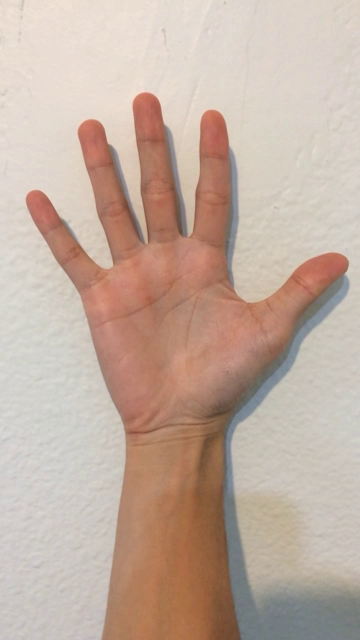
#> input picture frame 19 of code/videos/a.mov, 360 x 640 px, given in place of face.mov, which was not available
$ python vidutils.py   (Python 2 division)   (older library calls are emulated)
#> lines starting #> are read from the running program, lines starting #| are printed output that depends on the picture; after the words box and inside, x2 and y2 are one past the last pixel; in counts of white or black regions, pixels touching at a corner belong together; pictures that were not available may be replaced by others from this repository, and a replacement may not be noted
import cv2
from contextlib import contextmanager
import numpy as np

PRIMARY_CAMERA = 0


@contextmanager
def _vid_capture(source=0):
    """Wrapper to manage access to a video feed or file.

    Arguments:
      source (optional): specifies either the name of a video file or the
        index of a camera to read from (default).
    """

    cap = cv2.VideoCapture(source)
    yield cap

    # Clean up
    cap.release()
    cv2.destroyAllWindows()


def _vid_props(video):
    """Retrieves various video properties."""

    return {'fourcc': int(video.get(cv2.cv.CV_CAP_PROP_FOURCC)),
            'fps':    int(video.get(cv2.cv.CV_CAP_PROP_FPS)),
            'width':  int(video.get(cv2.cv.CV_CAP_PROP_FRAME_WIDTH)),
            'height': int(video.get(cv2.cv.CV_CAP_PROP_FRAME_HEIGHT))}


def measure(source, f):
    with _vid_capture(source) as cap:
        frames = iter(lambda: cap.read()[1], None)
        return reduce(lambda x, y: np.add(x, y), map(f, frames))


def compare(source=None, f=None, pip=True):
    """Displays a picture-in-picture video using the specified source or the
    computer's primary camera (default). The sub-picture optionally displays a
    version of the video processed using f.

    Arguments:
      source (optional): specifies the name of a video file to read.
      If omitted, defaults to primary camera.

      f (optional): a function which accepts a 3-channel frame from the video
      and returns a processed 3-channel copy of the frame.

      pip (optional): True to show picture-in-picture;
                    False to show side-by-side
    """
#> called with source = 'face.mov', pip = True

    if source is None:
        source = PRIMARY_CAMERA

    with _vid_capture(source) as cap:
        props = _vid_props(cap)
        w, h = props['width'], props['height']

        while(True):
            valid, frame = cap.read()
#> frame is the input picture: shape (640, 360, 3); mean B, G, R 160.9, 174.1, 195.1

            if not valid:
                print "End of video."
                break

            # Get processed subframe and insert into upper left corner
            sub_frame = f(frame) if f is not None else np.copy(frame)
#> in to_gray, `gray = cv2.cvtColor(frame, cv2.COLOR_BGR2GRAY)`:
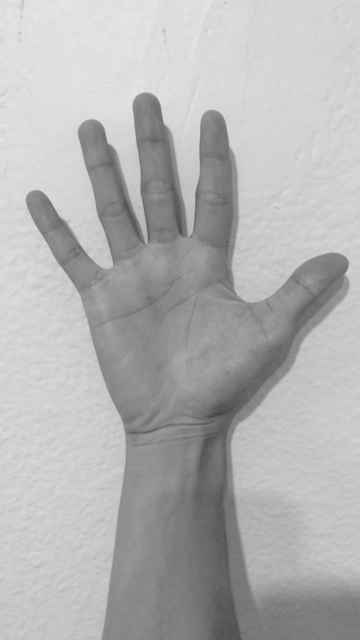
#> gray: shape (640, 360); min 66, max 231, mean 178.8
            if pip:
                sub_w, sub_h = w / 3, h / 3
                sub_frame = cv2.resize(sub_frame, (sub_w, sub_h))
                frame[0:sub_h, 0:sub_w] = sub_frame
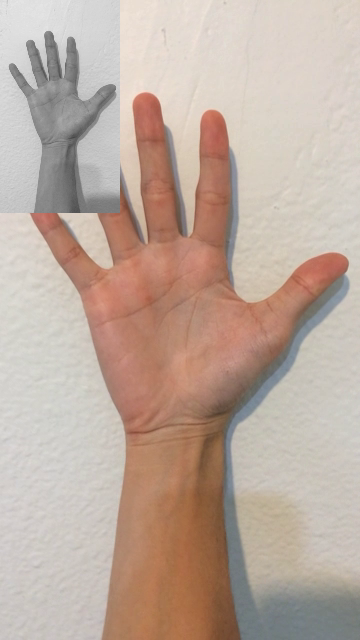
#> frame: shape (640, 360, 3); 11.09% of pixels changed, all inside (x1, y1, x2, y2) = (0, 0, 120, 213)
            else:
                sub_frame = cv2.resize(sub_frame, (w, h))
                frame = np.hstack([frame, sub_frame])

            # Display the resulting frame
            cv2.imshow('video', frame)
            if cv2.waitKey(1) & 0xFF == ord('q'):
#> (key q is pressed here)
                print "Manual exit."
                break


if __name__ == '__main__':
    def to_gray(frame):
        gray = cv2.cvtColor(frame, cv2.COLOR_BGR2GRAY)
        return cv2.cvtColor(gray, cv2.COLOR_GRAY2BGR)

    compare(source='face.mov', f=to_gray)

$ run again, starting later in the video
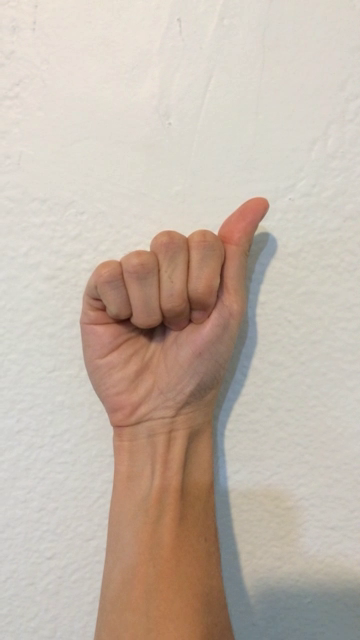
#> input picture frame 85 of code/videos/a.mov, 360 x 640 px, given in place of face.mov, which was not available
#> in compare, frame is the input picture: shape (640, 360, 3); mean B, G, R 172.1, 184.1, 197.6
#> in to_gray, `gray = cv2.cvtColor(frame, cv2.COLOR_BGR2GRAY)`:
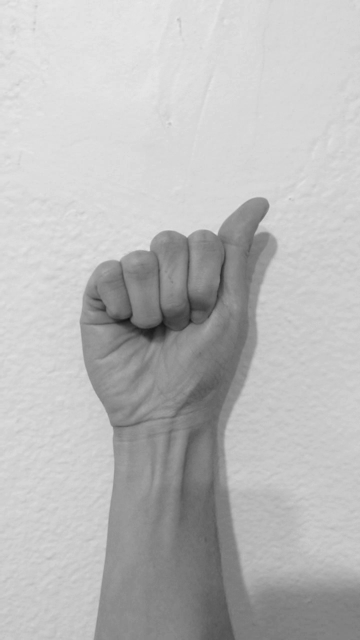
#> gray: shape (640, 360); min 17, max 234, mean 186.7
#> in compare, `frame[0:sub_h, 0:sub_w] = sub_frame`:
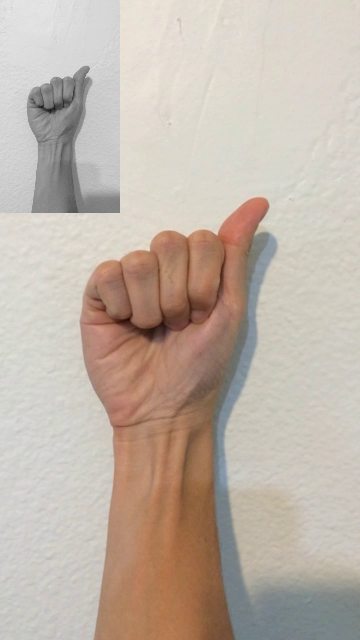
#> frame: shape (640, 360, 3); 11.09% of pixels changed, all inside (x1, y1, x2, y2) = (0, 0, 120, 213)

$ run again, starting later in the video
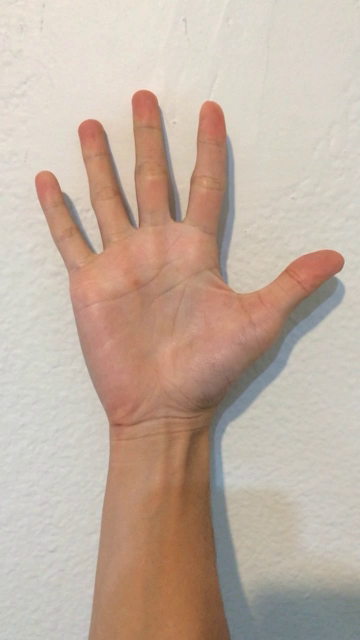
#> input picture frame 152 of code/videos/a.mov, 360 x 640 px, given in place of face.mov, which was not available
#> in compare, frame is the input picture: shape (640, 360, 3); mean B, G, R 162.1, 176, 194.7
#> in to_gray, `gray = cv2.cvtColor(frame, cv2.COLOR_BGR2GRAY)`:
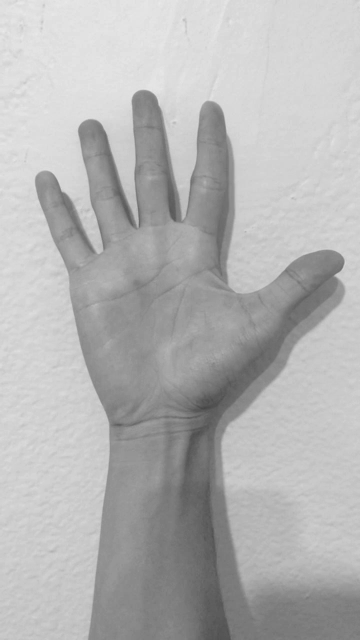
#> gray: shape (640, 360); min 70, max 234, mean 180
#> in compare, `frame[0:sub_h, 0:sub_w] = sub_frame`:
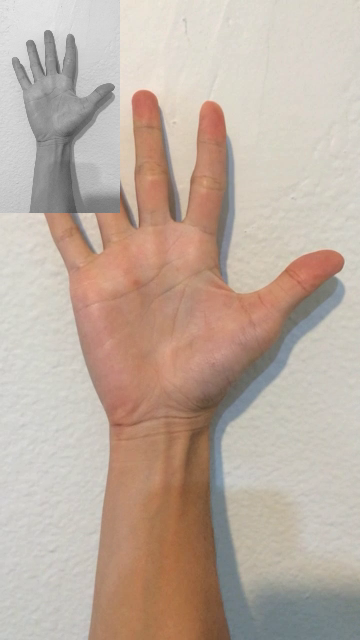
#> frame: shape (640, 360, 3); 11.09% of pixels changed, all inside (x1, y1, x2, y2) = (0, 0, 120, 213)
